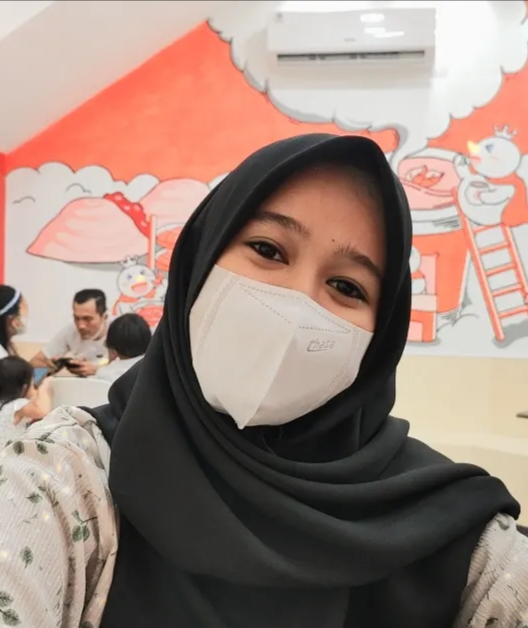
#> input picture enisaa.jpeg, 528 x 628 px
$ python 'histogram equalisation.py'
#> lines starting #> are read from the running program, lines starting #| are printed output that depends on the picture
import cv2
import numpy as np
import matplotlib.pyplot as plt

# Baca gambar
img = cv2.imread('enisaa.jpeg',0)
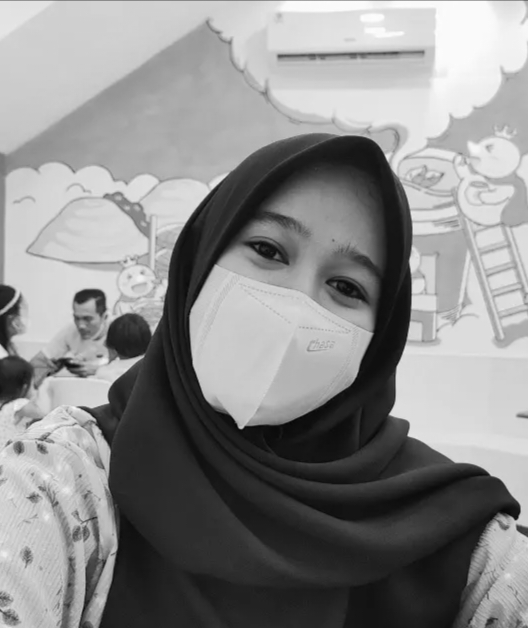
#> img: shape (628, 528); min 6, max 253, mean 139.2

# Hitung histogram
hist,bins = np.histogram(img.flatten(),256,[0,256])
#> hist = 256 values, max 5536 at index 207, min 0 at index 0, mean 1295.2; bins = 257 values from 0 to 256

# Menghitung kumulatif histogram
cdf = hist.cumsum()
#> cdf = 256 values from 0 to 331584
cdf_normalized = cdf * hist.max()/ cdf.max()
#> cdf_normalized = 256 values from 0 to 5536

# Menampilkan gambar dan histogram asli
plt.subplot(221)
plt.imshow(img, cmap='gray')
plt.title('Gambar Asli')
plt.xticks([]), plt.yticks([])

plt.subplot(222)
plt.hist(img.flatten(),256,[0,256], color = 'r')
plt.title('Histogram Asli')
plt.xlim([0,256])

# Menampilkan gambar dan histogram setelah equalisasi
equ = cv2.equalizeHist(img)
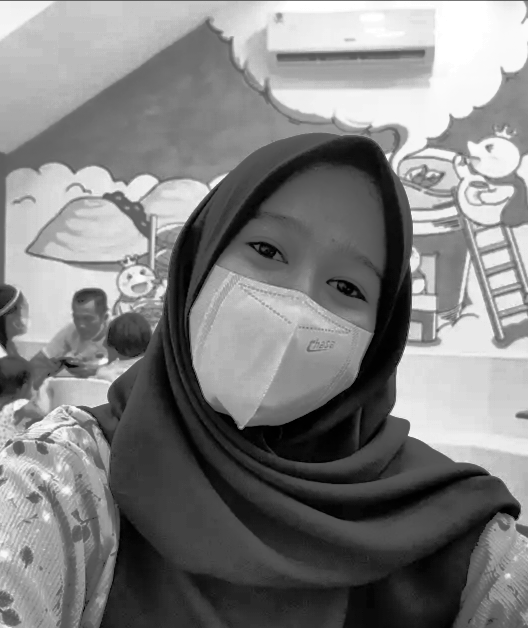
#> equ: shape (628, 528); min 0, max 255, mean 128.5
plt.subplot(223)
plt.imshow(equ, cmap='gray')
plt.title('Gambar setelah Equalisasi')
plt.xticks([]), plt.yticks([])

plt.subplot(224)
plt.hist(equ.flatten(),256,[0,256], color = 'r')
plt.title('Histogram setelah Equalisasi')
plt.xlim([0,256])

plt.show()
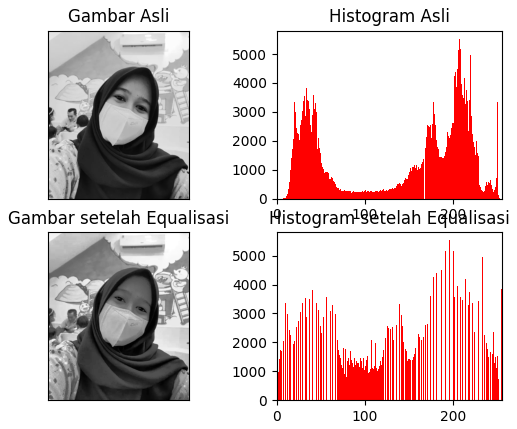
#> figure drawn by matplotlib, 4 panels; panel 2: tallest bar 5536 high, from x = 207 to 208; panel 4: tallest bar 5536 high, from x = 196 to 197

$ run again, with enisa1.jpeg copied over enisaa.jpeg
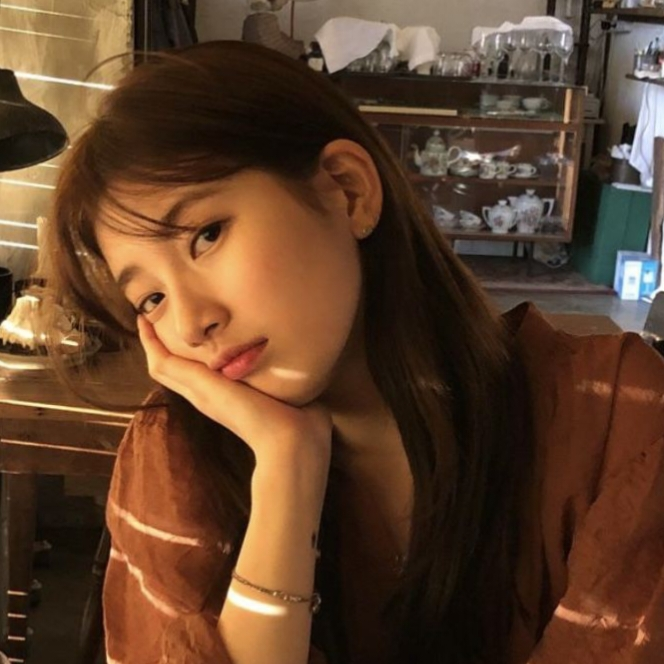
#> input picture enisa1.jpeg, 664 x 664 px
#> `img = cv2.imread('enisaa.jpeg',0)`:
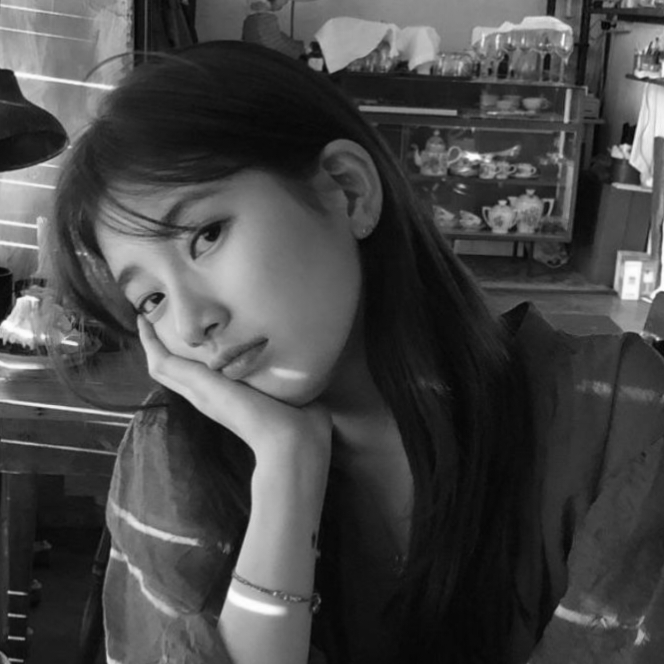
#> img: shape (664, 664); min 4, max 254, mean 71.2
#> hist = 256 values, max 7794 at index 13, min 0 at index 0, mean 1722.2; bins = 257 values from 0 to 256
#> cdf = 256 values from 0 to 440896
#> cdf_normalized = 256 values from 0 to 7794
#> `plt.show()`:
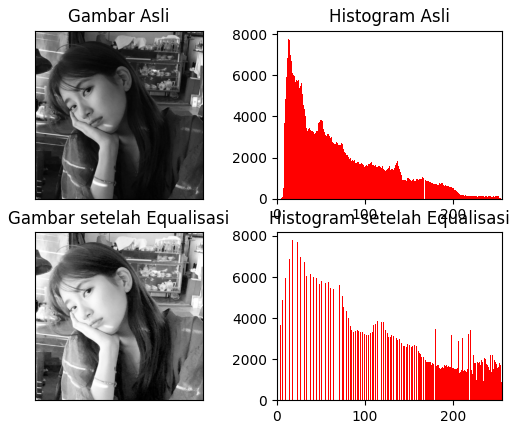
#> figure drawn by matplotlib, 4 panels; panel 2: tallest bar 7794 high, from x = 13 to 14; panel 4: tallest bar 7794 high, from x = 18 to 19
